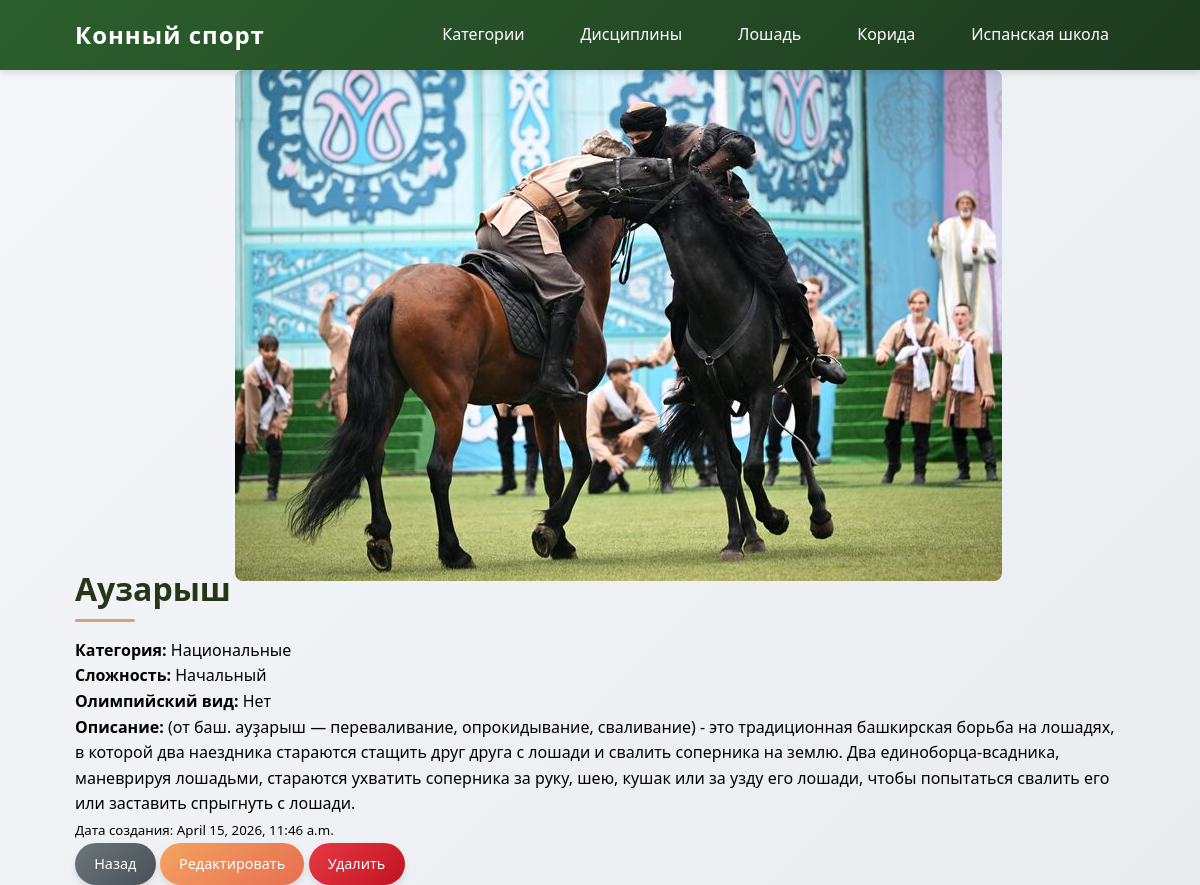
The app's page /disciplines/9/ with its own data.
### module_project/models.py (models this page shows, shortened)
class Discipline(models.Model):
    DIFFICULTY_CHOICES = [
        ('beginner', 'Начальный'),
        ('intermediate', 'Средний'),
        ('advanced', 'Продвинутый'),
    ]
    name = models.CharField(max_length=100, verbose_name="Название")
    category = models.ForeignKey(
        Category,
        on_delete=models.CASCADE,
        related_name='disciplines',
        verbose_name="Категория"
    )
    description = models.TextField(blank=True, verbose_name="Описание")
    image = models.ImageField(upload_to='disciplines/', blank=True, null=True, verbose_name="Изображение")
    difficulty = models.CharField(
        max_length=20,
        choices=DIFFICULTY_CHOICES,
        default='beginner',
        verbose_name="Сложность"
    )
    is_olympic = models.BooleanField(default=False, verbose_name="Олимпийский вид")
    created_at = models.DateTimeField(auto_now_add=True, verbose_name="Дата создания")
    class Meta:
        verbose_name = "Дисциплина"
        verbose_name_plural = "Дисциплины"
        ordering = ['name']

class Category(models.Model):
    name = models.CharField(max_length=100, verbose_name="Название")
    description = models.TextField(blank=True, verbose_name="Описание")
    image = models.ImageField(upload_to='categories/', blank=True, null=True, verbose_name="Изображение")
    created_at = models.DateTimeField(auto_now_add=True, verbose_name="Дата создания")
    class Meta:
        verbose_name = "Категория"
        verbose_name_plural = "Категории"
        ordering = ['name']

### module_project/views.py (the view)
# urls.py: path('disciplines/<int:pk>/', views.DisciplineDetailView.as_view(), name='discipline_detail'),
class DisciplineDetailView(DetailView):
    model = Discipline
    template_name = 'discipline_detail.html'

### module_project/templates/discipline_detail.html
{% extends 'base.html' %}
{% block content %}
<h1>{{ discipline.name }}</h1>
{% if discipline.image %}
    <img src="{{ discipline.image.url }}" class="img-fluid mb-3" alt="{{ discipline.name }}" style="max-width: 100%; border-radius: 8px;">
{% endif %}
<p><strong>Категория:</strong> {{ discipline.category.name }}</p>
<p><strong>Сложность:</strong> {{ discipline.get_difficulty_display }}</p>
<p><strong>Олимпийский вид:</strong> {% if discipline.is_olympic %}Да{% else %}Нет{% endif %}</p>
<p><strong>Описание:</strong> {{ discipline.description }}</p>
<p><small>Дата создания: {{ discipline.created_at }}</small></p>
<a href="{% url 'module_project:discipline_list' %}" class="btn btn-secondary">Назад</a>
<a href="{% url 'module_project:discipline_update' discipline.pk %}" class="btn btn-warning">Редактировать</a>
<a href="{% url 'module_project:discipline_delete' discipline.pk %}" class="btn btn-danger">Удалить</a>
{% endblock %}

### static/style.css (style rules this page uses)
:root { --primary: #2c5f2d; --primary-dark: #1e3a1f; --secondary: #8b5a2b; --accent: #d4a373; --light: #fefae0; --dark: #283618; --gray: #606c38; --white: #ffffff; --shadow: 0 4px 6px rgba(0, 0, 0, 0.1); --shadow-hover: 0 10px 20px rgba(0, 0, 0, 0.15); --transition: all 0.3s ease; }
* { margin: 0; padding: 0; box-sizing: border-box; }
body { font-family: 'Segoe UI', Tahoma, Geneva, Verdana, sans-serif; line-height: 1.6; background: linear-gradient(135deg, #f5f7fa 0%, #e9ecef 100%); min-height: 100vh; }
h1, h2, h3 { color: var(--dark); margin-bottom: 1.5rem; position: relative; display: inline-block; }
h1::after, h2::after { content: ''; position: absolute; bottom: -8px; left: 0; width: 60px; height: 3px; background: var(--accent); border-radius: 2px; }
h1 { font-size: 2rem; }
.btn { display: inline-block; padding: 0.6rem 1.2rem; text-decoration: none; border-radius: 25px; border: none; cursor: pointer; font-size: 0.9rem; font-weight: 500; transition: var(--transition); box-shadow: var(--shadow); }
.btn-warning { background: linear-gradient(135deg, #f4a261 0%, #e76f51 100%); color: white; }
.btn-danger { background: linear-gradient(135deg, #e63946 0%, #c1121f 100%); color: white; }
.btn-secondary { background: linear-gradient(135deg, #6c757d 0%, #495057 100%); color: white; }
.mb-3 { margin-bottom: 1.2rem; }

### records on screen
Discipline: name "Аузарыш", image (picture), category.name "Национальные", difficulty "Начальный", description "(от баш. ауҙарыш — переваливание, опрокидывание, сваливание) - это традиционная башкирская борьба на лошадях, в которой два наездника стараются стащить друг друга с лошади и свалить соперника на землю. Два единоборца-всадника, маневрируя лошадьми, стараются ухватить соперника за руку, шею, кушак или за узду его лошади, чтобы попытаться свалить его или заставить спрыгнуть с лошади.", created_at "April 15, 2026, 11:46 a.m."
